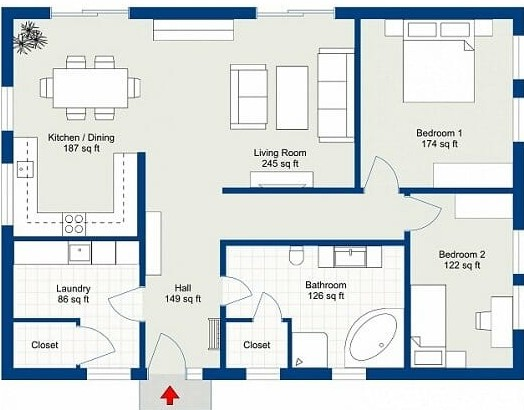
#> input picture aurora-blueprint-node25  pri/aurora-blueprint-node25  pri/backend/uploads/1764156764562_RoomSketcher-Custom-2D-Floor-Plan-Branding.jpg, 524 x 410 px
$ python analyze.py ../backend/uploads/1764156764562_RoomSketcher-Custom-2D-Floor-Plan-Branding.jpg
#> lines starting #> are read from the running program, lines starting #| are printed output that depends on the picture; after the words box and inside, x2 and y2 are one past the last pixel; in counts of white or black regions, pixels touching at a corner belong together
#!/usr/bin/env python3
"""
analyze.py - robust room detection + OCR labeling with debug overlay

Usage:
  python analyze.py path/to/blueprint.png
  python analyze.py path/to/blueprint.png --debug

Outputs JSON to stdout:
  { "width": W, "height": H, "areas": [ {id, name, bbox:{x,y,width,height}, iconPosition:{x,y}} ... ] }

Produces debug_<basename>.png when --debug is passed.

Dependencies:
  - opencv-python or opencv-python-headless
  - numpy
  - Pillow
  - (optional) pytesseract and tesseract OCR binary for OCR labeling
"""

import sys
import json
import math
import re
from pathlib import Path
import cv2
import numpy as np
from PIL import Image

# optional pytesseract (if installed)
try:
    import pytesseract
    TESSERACT_AVAILABLE = True
except Exception:
    TESSERACT_AVAILABLE = False

# ---------------- Tunable parameters (adjust for your dataset) ----------------
MIN_ROOM_AREA = 2000         # minimal pixel area to consider a region a room
MIN_ROOM_WIDTH = 28
MIN_ROOM_HEIGHT = 28
MAX_ROOM_RATIO = 0.98        # ignore shapes covering ~entire image
MERGE_IOU_THRESHOLD = 0.40   # merge boxes with IoU above this
SPLIT_MAX_ASPECT = 6.0       # if a box is extremely wide/ tall maybe it's multi-room
WATERSHED_FG_FACTOR = 0.38
ADAPTIVE_THRESH_BLOCKSIZE = 21
ADAPTIVE_THRESH_C = 8
OCR_CONF_THRESHOLD = 30      # minimal OCR confidence to accept token
LINE_Y_FACTOR = 0.01         # grouping tokens into lines relative to min(image dim)
# ------------------------------------------------------------------------------

CANONICAL = {
    'bed': 'Bedroom', 'bedroom': 'Bedroom', 'master bedroom': 'Master Bedroom',
    'living': 'Living Room', 'living room': 'Living Room', 'dining': 'Dining Room',
    'kitchen': 'Kitchen', 'bathroom': 'Bathroom', 'bath': 'Bathroom', 'wc': 'Toilet',
    'toilet': 'Toilet', 'store': 'Store', 'balcony': 'Balcony', 'corridor': 'Corridor', 'hall': 'Hall', 'study': 'Study'
}

def load_image_any(path):
    img = cv2.imread(str(path))
    if img is not None:
        return img
    try:
        pil = Image.open(path).convert("RGB")
        return cv2.cvtColor(np.array(pil), cv2.COLOR_RGB2BGR)
    except Exception:
        return None

def rect_iou(a, b):
    ax, ay, aw, ah = a
    bx, by, bw, bh = b
    ax2, ay2 = ax + aw, ay + ah
    bx2, by2 = bx + bw, by + bh
    ix1, iy1 = max(ax, bx), max(ay, by)
    ix2, iy2 = min(ax2, bx2), min(ay2, by2)
    if ix2 <= ix1 or iy2 <= iy1:
        return 0.0
    inter = (ix2 - ix1) * (iy2 - iy1)
    union = aw * ah + bw * bh - inter
    return inter / union if union > 0 else 0.0

def merge_overlapping_boxes(boxes, iou_thresh=MERGE_IOU_THRESHOLD):
    """
    Greedy merge by IoU. Keeps merging until stable.
    boxes: list of (x,y,w,h)
    """
    if not boxes:
        return []
    boxes = [tuple(b) for b in boxes]
    changed = True
    while changed:
        changed = False
        new_boxes = []
        used = [False] * len(boxes)
        for i, a in enumerate(boxes):
            if used[i]:
                continue
            ax, ay, aw, ah = a
            mx1, my1, mx2, my2 = ax, ay, ax + aw, ay + ah
            used[i] = True
            merged_any = False
            for j in range(i + 1, len(boxes)):
                if used[j]:
                    continue
                b = boxes[j]
                if rect_iou(a, b) > iou_thresh:
                    bx, by, bw, bh = b
                    mx1 = min(mx1, bx); my1 = min(my1, by)
                    mx2 = max(mx2, bx + bw); my2 = max(my2, by + bh)
                    used[j] = True
                    merged_any = True
                    changed = True
            new_boxes.append((int(mx1), int(my1), int(mx2 - mx1), int(my2 - my1)))
        boxes = new_boxes
    return boxes

def preprocess_for_segmentation(img):
    gray = cv2.cvtColor(img, cv2.COLOR_BGR2GRAY)
    # denoise while keeping edges
    blur = cv2.bilateralFilter(gray, d=9, sigmaColor=75, sigmaSpace=75)
    th = cv2.adaptiveThreshold(blur, 255, cv2.ADAPTIVE_THRESH_GAUSSIAN_C, cv2.THRESH_BINARY_INV, ADAPTIVE_THRESH_BLOCKSIZE, ADAPTIVE_THRESH_C)
    # close small wall gaps, open to remove specks
    kernel_close = cv2.getStructuringElement(cv2.MORPH_RECT, (7,7))
    closed = cv2.morphologyEx(th, cv2.MORPH_CLOSE, kernel_close, iterations=2)
    kernel_open = cv2.getStructuringElement(cv2.MORPH_RECT, (3,3))
    opened = cv2.morphologyEx(closed, cv2.MORPH_OPEN, kernel_open, iterations=1)
    return opened

def watershed_segments(binary):
    kernel = cv2.getStructuringElement(cv2.MORPH_RECT, (3,3))
    opening = cv2.morphologyEx(binary, cv2.MORPH_OPEN, kernel, iterations=1)
    sure_bg = cv2.dilate(opening, kernel, iterations=3)
    dist = cv2.distanceTransform(opening, cv2.DIST_L2, 5)
    if dist.max() <= 0:
        return np.zeros_like(binary, dtype=np.int32)
    _, sure_fg = cv2.threshold(dist, WATERSHED_FG_FACTOR * dist.max(), 255, 0)
    sure_fg = np.uint8(sure_fg)
    unknown = cv2.subtract(sure_bg, sure_fg)
    _, markers = cv2.connectedComponents(sure_fg)
    markers = markers + 1
    markers[unknown == 255] = 0
    color = cv2.cvtColor(binary, cv2.COLOR_GRAY2BGR)
    markers = cv2.watershed(color, markers.astype(np.int32))
    labels = np.copy(markers)
    labels[labels == -1] = 0
    return labels.astype(np.int32)

def detect_rooms_by_shape(img):
    h_img, w_img = img.shape[:2]
    pre = preprocess_for_segmentation(img)
    kernel_fill = cv2.getStructuringElement(cv2.MORPH_ELLIPSE, (5,5))
    pre_filled = cv2.morphologyEx(pre, cv2.MORPH_CLOSE, kernel_fill, iterations=1)

    labels = watershed_segments(pre_filled)
    unique_labels = [l for l in np.unique(labels) if l > 1]

    rooms = []
    img_area = w_img * h_img

    for lab in unique_labels:
        mask = (labels == lab).astype('uint8') * 255
        kernel = cv2.getStructuringElement(cv2.MORPH_RECT, (3,3))
        mask = cv2.morphologyEx(mask, cv2.MORPH_OPEN, kernel, iterations=1)
        contours, _ = cv2.findContours(mask, cv2.RETR_EXTERNAL, cv2.CHAIN_APPROX_SIMPLE)
        if not contours:
            continue
        cnt = max(contours, key=cv2.contourArea)
        area = cv2.contourArea(cnt)
        if area < MIN_ROOM_AREA or area > MAX_ROOM_RATIO * img_area:
            continue
        x, y, wbox, hbox = cv2.boundingRect(cnt)
        if wbox < MIN_ROOM_WIDTH and hbox < MIN_ROOM_HEIGHT:
            continue
        hull = cv2.convexHull(cnt)
        hull_area = cv2.contourArea(hull) if hull is not None else area
        solidity = area / hull_area if hull_area > 0 else 0.0
        if solidity < 0.25:
            continue
        cx = x + wbox / 2.0
        cy = y + hbox / 2.0
        rooms.append({
            "bbox": {"x": int(x), "y": int(y), "width": int(wbox), "height": int(hbox)},
            "center": {"x": float(cx), "y": float(cy)},
            "area": float(area)
        })

    # fallback to contour-only if nothing
    if not rooms:
        contours, _ = cv2.findContours(pre_filled, cv2.RETR_EXTERNAL, cv2.CHAIN_APPROX_SIMPLE)
        for cnt in contours:
            area = cv2.contourArea(cnt)
            if area < MIN_ROOM_AREA or area > MAX_ROOM_RATIO * (w_img*h_img):
                continue
            x, y, wbox, hbox = cv2.boundingRect(cnt)
            if wbox < MIN_ROOM_WIDTH or hbox < MIN_ROOM_HEIGHT:
                continue
            cx = x + wbox / 2.0
            cy = y + hbox / 2.0
            rooms.append({
                "bbox": {"x": int(x), "y": int(y), "width": int(wbox), "height": int(hbox)},
                "center": {"x": float(cx), "y": float(cy)},
                "area": float(wbox * hbox)
            })

    # sort descending by area
    rooms.sort(key=lambda r: -r["area"])

    # merge heavily overlapping boxes (greedy IoU)
    boxes = [(r["bbox"]["x"], r["bbox"]["y"], r["bbox"]["width"], r["bbox"]["height"]) for r in rooms]
    merged = merge_overlapping_boxes(boxes)

    # small heuristic: split huge aspect ratio boxes (possible merged rooms)
    refined = []
    for (x,y,wbox,hbox) in merged:
        aspect = max(wbox/hbox if hbox else 0, hbox/wbox if wbox else 0)
        if aspect > SPLIT_MAX_ASPECT and max(wbox,hbox) > 200:
            # attempt to split along longer axis by finding minima in projection
            roi = pre_filled[y:y+hbox, x:x+wbox]
            if roi.size == 0:
                refined.append((x,y,wbox,hbox))
                continue
            # project sums
            if wbox > hbox:
                proj = np.sum(roi, axis=0)
                cut = np.argmin(proj[int(0.25*wbox):int(0.75*wbox)]) + int(0.25*wbox)
                refined.append((x,y,cut,hbox))
                refined.append((x+cut,y,wbox-cut,hbox))
            else:
                proj = np.sum(roi, axis=1)
                cut = np.argmin(proj[int(0.25*hbox):int(0.75*hbox)]) + int(0.25*hbox)
                refined.append((x,y,wbox,cut))
                refined.append((x,y+cut,wbox,hbox-cut))
        else:
            refined.append((x,y,wbox,hbox))

    # clamp & return final rooms
    final_rooms = []
    for (x,y,wbox,hbox) in refined:
        if wbox <= 0 or hbox <= 0:
            continue
        cx = x + wbox/2.0
        cy = y + hbox/2.0
        final_rooms.append({
            "bbox": {"x": int(x), "y": int(y), "width": int(wbox), "height": int(hbox)},
            "center": {"x": float(cx), "y": float(cy)},
            "area": float(wbox * hbox)
        })

    return final_rooms

# ---------------- OCR helpers ----------------

# [25 lines left out: functions normalize_text, canonicalize_label, not called in this run]

def assign_names_from_ocr(img, rooms):
    if not TESSERACT_AVAILABLE:
        return None

    h, w = img.shape[:2]
    try:
        data = pytesseract.image_to_data(img, output_type=pytesseract.Output.DICT)
    except Exception:
        return None

    texts = data.get("text", [])
    if not texts:
        return None

    tokens = []
    n = len(texts)
    for i in range(n):
        txt = (texts[i] or "").strip()
        if not txt:
            continue
        try:
            conf = float(data["conf"][i])
        except Exception:
            conf = 0.0
        if conf < OCR_CONF_THRESHOLD:
            continue
        x = int(data["left"][i]); y = int(data["top"][i]); bw = int(data["width"][i]); bh = int(data["height"][i])
        tokens.append({"text": txt, "conf": conf, "bbox": (x,y,bw,bh), "center": (x + bw/2.0, y + bh/2.0)})

    if not tokens:
        return None

    # group tokens into lines by vertical proximity
    tokens.sort(key=lambda t: t["bbox"][1])
    lines = []
    LINE_Y_THRESH = max(6, int(min(h,w) * LINE_Y_FACTOR))
    for t in tokens:
        tx, ty, tw, th = t["bbox"]
        midy = ty + th/2.0
        placed = False
        for ln in lines:
            if abs(midy - ln["mid_y"]) <= LINE_Y_THRESH:
                ln["tokens"].append(t)
                lx, ly, lw, lh = ln["bbox"]
                nx1 = min(lx, tx); ny1 = min(ly, ty)
                nx2 = max(lx + lw, tx + tw); ny2 = max(ly + lh, ty + th)
                ln["bbox"] = (nx1, ny1, nx2 - nx1, ny2 - ny1)
                ln["mid_y"] = (ln["mid_y"] * (len(ln["tokens"]) - 1) + midy) / len(ln["tokens"])
                placed = True
                break
        if not placed:
            lines.append({"tokens":[t], "bbox":(tx,ty,tw,th), "mid_y": midy})

    # merge overlapping lines
    merged = []
    for ln in lines:
        if not merged:
            merged.append(ln)
            continue
        prev = merged[-1]
        px, py, pw, ph = prev["bbox"]; nx, ny, nw, nh = ln["bbox"]
        if not (nx > px + pw or px > nx + nw):
            mx1 = min(px, nx); my1 = min(py, ny)
            mx2 = max(px+pw, nx+nw); my2 = max(py+ph, ny+nh)
            prev["bbox"] = (mx1, my1, mx2 - mx1, my2 - my1)
            prev["tokens"].extend(ln["tokens"])
            prev["mid_y"] = (prev["mid_y"] + ln["mid_y"]) / 2.0
        else:
            merged.append(ln)
    lines = merged

    # prepare room boxes
    room_boxes = []
    for r in rooms:
        b = r.get("bbox", {})
        room_boxes.append({"room": r, "bbox": (b["x"], b["y"], b["width"], b["height"]), "assigned": []})

    # [6 lines left out: function intersect_area, not called in this run]

    # assign each OCR line to room with largest intersection area
    for ln in lines:
        lx, ly, lw, lh = ln["bbox"]
        best_idx = None; best_inter = 0
        for idx, rb in enumerate(room_boxes):
            inter = intersect_area((lx,ly,lw,lh), rb["bbox"])
            if inter > best_inter:
                best_inter = inter; best_idx = idx
        if best_idx is not None and best_inter > 0:
            words = [t["text"] for t in ln["tokens"]]
            joined = " ".join(words)
            avg_conf = sum(t["conf"] for t in ln["tokens"]) / len(ln["tokens"])
            room_boxes[best_idx]["assigned"].append((joined, avg_conf))
        else:
            # fallback nearest centroid
            cx = lx + lw/2.0; cy = ly + lh/2.0
            nearest = None; nearest_d = float("inf")
            for idx, rb in enumerate(room_boxes):
                rx, ry, rw, rh = rb["bbox"]
                rcx = rx + rw/2.0; rcy = ry + rh/2.0
                d = math.hypot(cx - rcx, cy - rcy)
                if d < nearest_d:
                    nearest_d = d; nearest = idx
            diag = math.hypot(w, h)
            if nearest is not None and nearest_d <= diag * 0.30:
                words = [t["text"] for t in ln["tokens"]]
                joined = " ".join(words)
                avg_conf = sum(t["conf"] for t in ln["tokens"]) / len(ln["tokens"])
                room_boxes[nearest]["assigned"].append((joined, avg_conf))

    labels = []
    for rb in room_boxes:
        assigned = rb["assigned"]
        if not assigned:
            labels.append(None)
            continue
        best = max(assigned, key=lambda ac: (ac[1] * len(ac[0])))
        labels.append(canonicalize_label(best[0]))

    return labels

# [28 lines left out: function assign_names_by_layout, not called in this run]

def analyze_blueprint(image_path: str, debug: bool = False):
    image_path = Path(image_path)
    img = load_image_any(str(image_path))
    if img is None:
        return {"width": 0, "height": 0, "areas": []}
    h_img, w_img = img.shape[:2]

    rooms = detect_rooms_by_shape(img)

    ocr_names = None
    if TESSERACT_AVAILABLE and rooms:
        ocr_names = assign_names_from_ocr(img, rooms)
        # try small rotations if OCR missed labels
        if not ocr_names or len(ocr_names) != len(rooms):
            for angle in (-8, 8):
                M = cv2.getRotationMatrix2D((w_img/2, h_img/2), angle, 1.0)
                rot = cv2.warpAffine(img, M, (w_img, h_img), flags=cv2.INTER_LINEAR, borderMode=cv2.BORDER_REPLICATE)
                ocr_names = assign_names_from_ocr(rot, rooms)
                if ocr_names:
                    break

    if ocr_names and len(ocr_names) == len(rooms):
        names = [n if n else f"Area {i+1}" for i, n in enumerate(ocr_names)]
    else:
        names = assign_names_by_layout(rooms, w_img, h_img)

    areas = []
    for idx, room in enumerate(rooms):
        b = room["bbox"]
        areas.append({
            "id": idx + 1,
            "name": names[idx] if idx < len(names) else f"Area {idx+1}",
            "bbox": {"x": int(b["x"]), "y": int(b["y"]), "width": int(b["width"]), "height": int(b["height"])},
            "iconPosition": {"x": float(room["center"]["x"]), "y": float(room["center"]["y"])}
        })

    if not areas:
        areas = [{
            "id": 1,
            "name": "Living Room",
            "bbox": {"x": 0, "y": 0, "width": int(w_img), "height": int(h_img)},
            "iconPosition": {"x": float(w_img/2), "y": float(h_img/2)}
        }]

    if debug:
        dbg = img.copy()
        for a in areas:
            b = a["bbox"]
            x,y,ww,hh = b["x"], b["y"], b["width"], b["height"]
            cv2.rectangle(dbg, (x,y), (x+ww, y+hh), (0,128,200), 3)
            label = a["name"][:40]
            cv2.putText(dbg, label, (x+6, y+18), cv2.FONT_HERSHEY_SIMPLEX, 0.6, (10,10,10), 2, cv2.LINE_AA)
        if TESSERACT_AVAILABLE:
            try:
                data = pytesseract.image_to_data(img, output_type=pytesseract.Output.DICT)
                n = len(data.get('text', []))
                for i in range(n):
                    txt = data['text'][i]
                    if not txt or txt.strip() == "":
                        continue
                    try:
                        conf = float(data['conf'][i])
                    except:
                        conf = 0.0
                    x = int(data['left'][i]); y = int(data['top'][i]); bw = int(data['width'][i]); bh = int(data['height'][i])
                    color = (0,200,0) if conf >= OCR_CONF_THRESHOLD else (200,150,0)
                    cv2.rectangle(dbg, (x,y), (x+bw, y+bh), color, 1)
                    cv2.putText(dbg, f"{txt}:{int(conf)}", (x, y-4), cv2.FONT_HERSHEY_SIMPLEX, 0.4, color, 1, cv2.LINE_AA)
            except Exception as e:
                print("OCR debug overlay failed:", e, file=sys.stderr)
        outname = f"debug_{image_path.stem}.png"
        cv2.imwrite(outname, dbg)
        print(f"Saved debug image: {outname}", file=sys.stderr)

    return {"width": int(w_img), "height": int(h_img), "areas": areas}

def main():
    if len(sys.argv) < 2:
        print(json.dumps({"width": 0, "height": 0, "areas": []}))
        return
    image_path = sys.argv[1]
    debug = ("--debug" in sys.argv) or ("-d" in sys.argv)
    try:
        res = analyze_blueprint(image_path, debug=debug)
#> in load_image_any, img is the input picture: shape (410, 524, 3); mean B, G, R 220.2, 219.3, 213
#> in preprocess_for_segmentation, `th = cv2.adaptiveThreshold(blur, 255, cv2.ADAPTIVE_THRESH_GAUSSIAN_C, ..`:
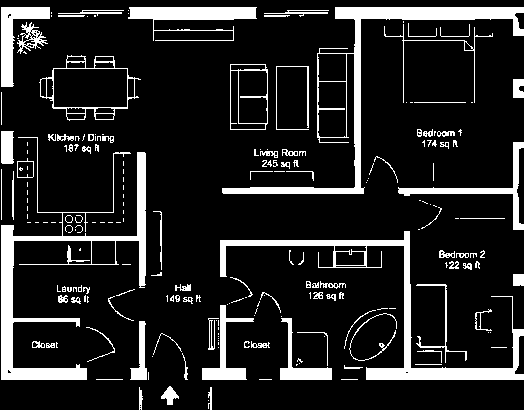
#> th: shape (410, 524); 13.8% white; 218 white regions (117 under 20 px), largest, box (x1, y1, x2, y2) and area: (1, 137, 146, 380) 5356, (222, 7, 524, 194) 4924, (220, 231, 524, 380) 4638
#> in watershed_segments, `unknown = cv2.subtract(sure_bg, sure_fg)`:
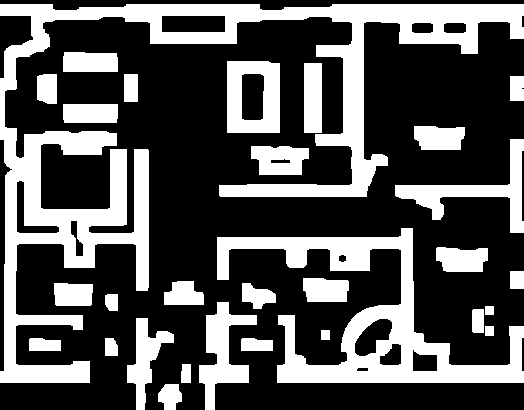
#> unknown: shape (410, 524); 33% white; 30 white regions, largest, box (x1, y1, x2, y2) and area: (0, 4, 524, 383) 33177, (217, 228, 524, 383) 13647, (395, 139, 524, 233) 2985
#> in watershed_segments, `markers = markers + 1`:
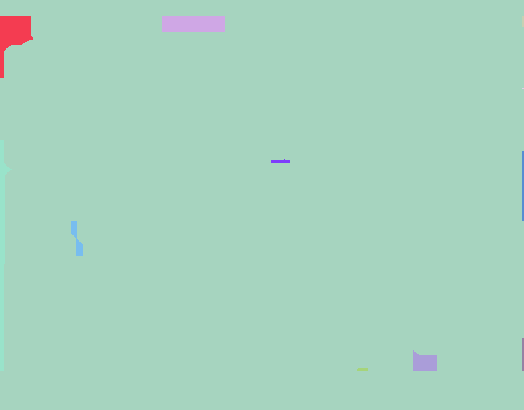
#> markers: shape (410, 524) int32; 12 distinct labels, from 1 to 12; one colour per label, 0 black
#> in watershed_segments, `markers[unknown == 255] = 0`:
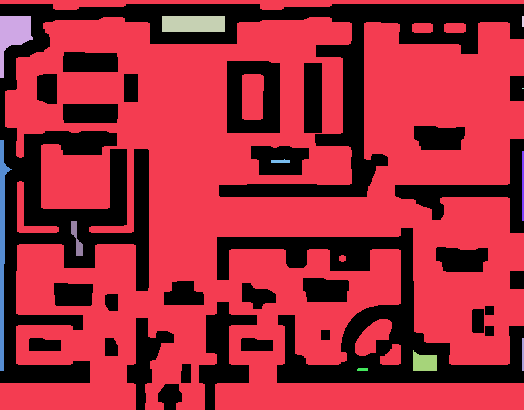
#> markers: shape (410, 524) int32; 13 distinct labels, from 0 to 12; one colour per label, 0 black
#> in watershed_segments, `markers = cv2.watershed(color, markers.astype(np.int32))`:
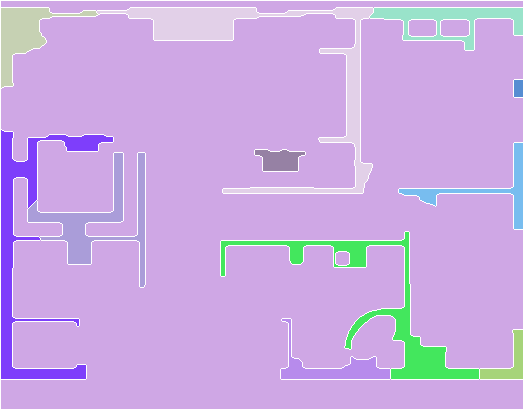
#> markers: shape (410, 524) int32; 13 distinct labels, from -1 to 12; one colour per label, 0 black, -1 white
#> in watershed_segments, `labels[labels == -1] = 0`:
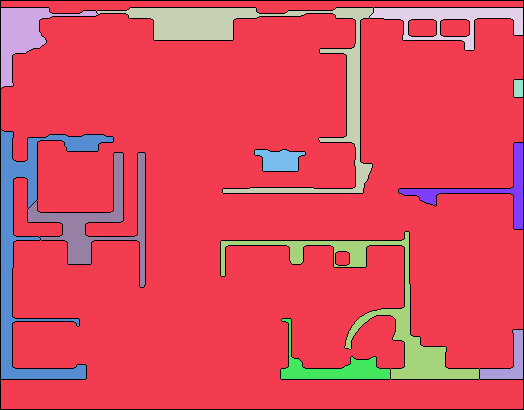
#> labels: shape (410, 524) int32; 13 distinct labels, from 0 to 12; one colour per label, 0 black
#> in detect_rooms_by_shape, `unique_labels = [l for l in np.unique(labels) if l > 1]`: unique_labels = [2, 3, 4, 5, 6, 7, 8, 9, 10, 11, 12]
#> the loop in detect_rooms_by_shape, `for lab in unique_labels:` made 11 passes
#> (area, x, y, wbox, hbox, hull_area, solidity, cx) on passes 1, 2, 3, 5, 8: (2093.5, 1, 8, 51, 79, 2803.5, 0.747, 26.5), (2884, 126, 8, 133, 32, 3433, 0.84, 192.5), (3123.5, 371, 8, 152, 42, 4831, 0.647, 447), (4134, 1, 131, 85, 248, 15092.5, 0.274, 43.5), (3108, 28, 153, 117, 134, 10608, 0.293, 86.5)
#> after the loop in detect_rooms_by_shape, `for lab in unique_labels:`:
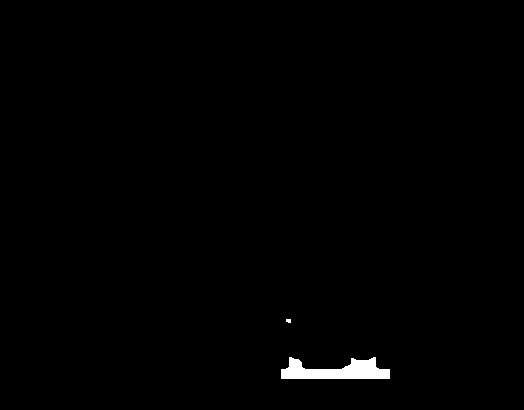
#> mask: shape (410, 524); 0.71% white; 2 white regions (1 under 20 px), largest, box (x1, y1, x2, y2) and area: (281, 357, 390, 379) 1508
#> after the loop in detect_rooms_by_shape, `for lab in unique_labels:`: rooms = 5 items
#> in detect_rooms_by_shape, `boxes = [(r["bbox"]["x"], r["bbox"]["y"], r["bbox"]["width"], r["bbox"..`: boxes = [(1, 131, 85, 248), (371, 8, 152, 42), (28, 153, 117, 134), (126, 8, 133, 32), (1, 8, 51, 79)]
#> the loop in merge_overlapping_boxes, `while changed:` made 1 pass
#> in detect_rooms_by_shape, `merged = merge_overlapping_boxes(boxes)`: merged has the same summary as boxes
#> the loop in detect_rooms_by_shape, `for (x,y,wbox,hbox) in merged:` made 5 passes
#> (x, y, wbox, hbox, aspect) on passes 1 to 5: (1, 131, 85, 248, 2.92), (371, 8, 152, 42, 3.62), (28, 153, 117, 134, 1.15), (126, 8, 133, 32, 4.16), (1, 8, 51, 79, 1.55)
#> after the loop in detect_rooms_by_shape, `for (x,y,wbox,hbox) in merged:`: refined has the same summary as boxes
#> the loop in detect_rooms_by_shape, `for (x,y,wbox,hbox) in refined:` made 5 passes
#> (x, y, wbox, hbox, cx, cy) on passes 1 to 5: (1, 131, 85, 248, 43.5, 255), (371, 8, 152, 42, 447, 29), (28, 153, 117, 134, 86.5, 220), (126, 8, 133, 32, 192.5, 24), (1, 8, 51, 79, 26.5, 47.5)
#> after the loop in detect_rooms_by_shape, `for (x,y,wbox,hbox) in refined:`: final_rooms = 5 items
    except Exception as e:
        res = {"width": 0, "height": 0, "areas": [], "error": str(e)}
    print(json.dumps(res))
    return

if __name__ == "__main__":
    main()
#> (the call stopped at in assign_names_from_ocr, `data = pytesseract.image_to_data(img, output_type=pytesseract.Output.D..`: pytesseract is not available in this run)
